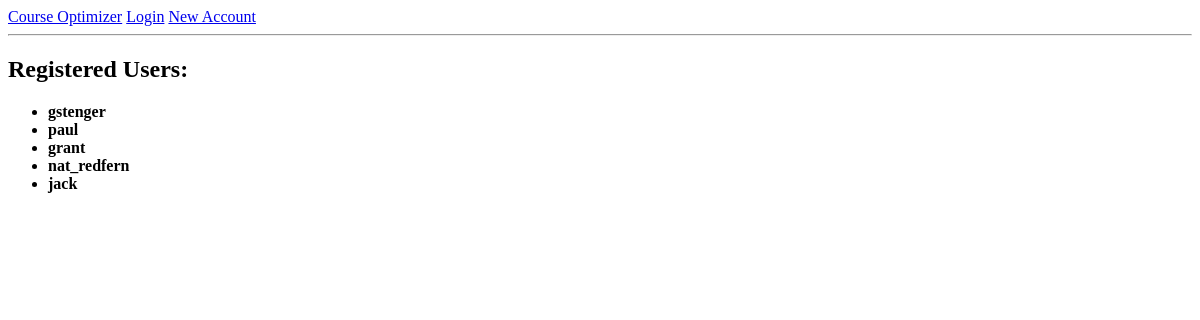
The app's page /users, older data.
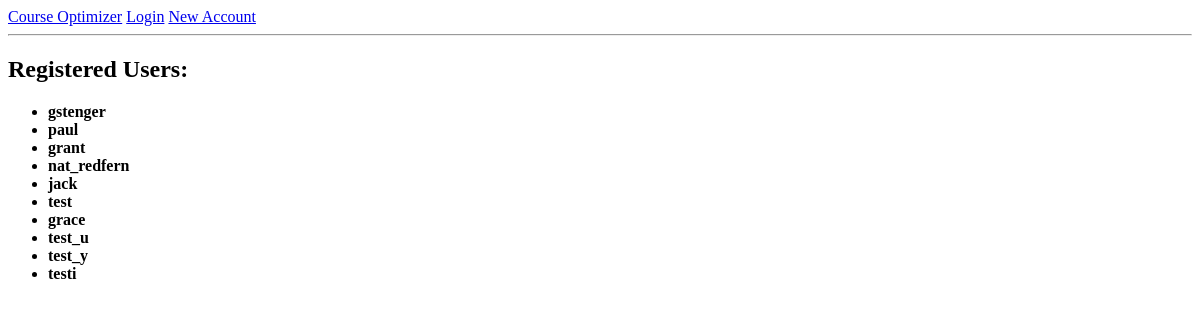
The same page, newer data.
### app/models.py (models this page shows, shortened)
class User(UserMixin, db.Model):
    id = db.Column(db.Integer, primary_key=True)
    username = db.Column(db.String(64), unique=True, nullable=False)
    email = db.Column(db.String(120), unique=True, nullable=False)
    password_hash = db.Column(db.String(128))
    courses = db.relationship('Course', backref='user', lazy='dynamic')
    departments = db.relationship('Department', backref='user', lazy='dynamic')
    about_me = db.Column(db.String(140))
    last_seen = db.Column(db.DateTime, default=datetime.utcnow)

### app/routes.py (the view)
@app.route('/users')
def users():
    users = User.query.all()
    return render_template('users.html', users=users)

### app/routes.py (called while the page is built)
@app.before_request
def before_request():
    if current_user.is_authenticated:
        current_user.last_seen = datetime.utcnow()
        db.session.commit()

### app/templates/users.html
{% extends "base.html" %}
{% block content %}
    <h2>Registered Users:</h2>
    <ul>
      {% for user in users %}
      <li><b>{{ user.username }}</b></li>
      {% endfor %}
    </ul>
{% endblock %}

Row changes from the older to the newer data that the page shows:
added User: username "test"
added User: username "grace"
added User: username "test_u"
added User: username "test_y"
added User: username "testi"
